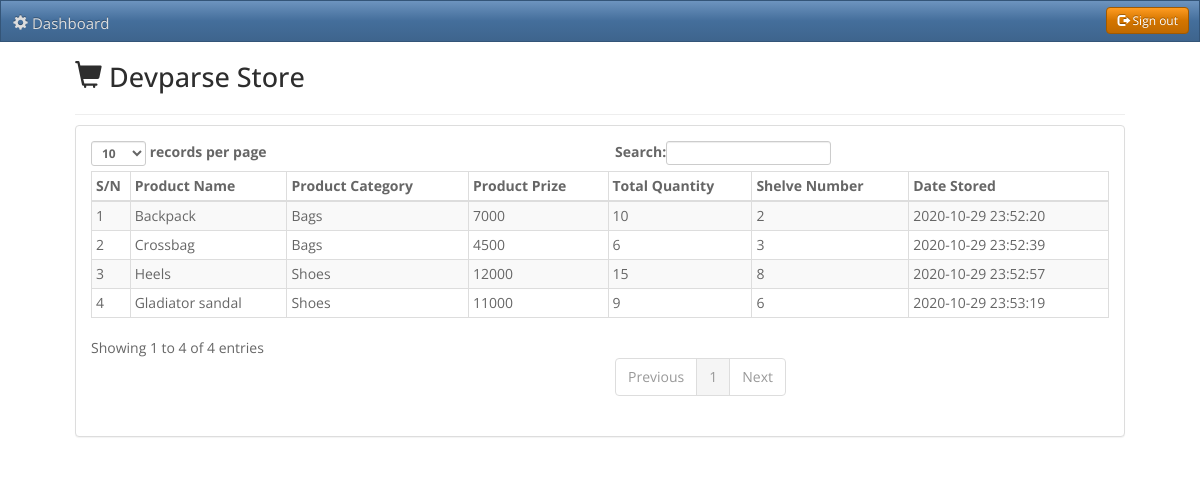
The app's page /stock.php (signed in) with its own data.
### tables this page shows
CREATE TABLE `tbl_site_details` (
  `id` int(11) NOT NULL,
  `sitename` varchar(200) NOT NULL,
  `site_address` longtext NOT NULL
);

CREATE TABLE `tbl_totalproduct` (
  `id` int(11) NOT NULL,
  `productname` varchar(200) NOT NULL,
  `productcat` varchar(200) NOT NULL,
  `prize` varchar(200) NOT NULL,
  `qty` varchar(200) NOT NULL,
  `shelve` varchar(200) NOT NULL,
  `datetime` timestamp NOT NULL DEFAULT current_timestamp() ON UPDATE current_timestamp()
);

### includes/gen_function.php (called while the page is built, shortened)
<?php
function siteDetails( $field ){
	$connect = new dbconnection();
	$con = $connect->connect();
		$qline = "SELECT `$field` FROM tbl_site_details";
		$runquery = @mysqli_query($con, $qline);
		$row = @mysqli_fetch_array($runquery);
		return $row[$field];
}
?>

### stock.php (the view, shortened to what this page needs)
<?php
include("includes/gen_function.php");
?>
<!DOCTYPE html>
    <head>
        <?php include("includes/links.php"); ?>
</head>
<body>
<div class="container theme-spacelab theme-compact">
    <?php include("includes/admin_nav.php"); ?>
<div class="page-header">
    <h1><i class="glyphicon glyphicon-shopping-cart"></i> <?php echo siteDetails("sitename"); ?> Store</h1>
</div>
            <div class="row">
                <div class="col-lg-12">
                    <div class="panel panel-default">
                        <div class="panel-body">
                            <div class="table-responsive">
                                <table class="table table-striped table-bordered table-hover" id="dataTables-example">
                                    <thead>
                                        <tr>
                                            <th>S/N</th>
                                            <th>Product Name</th>
                                            <th>Product Category</th>
                                            <th>Product Prize</th>
                                            <th>Total Quantity</th>
                                            <th>Shelve Number</th>
                                            <th>Date Stored</th>
                                        </tr>
                                    </thead>
                                    <tbody>
                                        <?php
                                    $row = mysqli_query($con, "SELECT * FROM tbl_totalproduct");
                                    $count = 1;
                                    while($getRow = mysqli_fetch_array($row)){ ?>
                                        <tr>
                                            <td><?php echo $count++; ?></td>
                                            <td><?php echo $getRow['productname']; ?></td>
                                            <td><?php echo $getRow['productcat']; ?></td>
                                            <td><?php echo $getRow['prize']; ?></td>
                                            <td><?php echo $getRow['qty']; ?></td>
                                            <td><?php echo $getRow['shelve']; ?></td>
                                            <td><?php echo $getRow['datetime']; ?></td>
                                        </tr>
                                    <?php } ?>
                                    </tbody>
                                </table>
                            </div>
                        </div>
                    </div>
                </div>
        </div>
</div>
</body>

### records on screen
tbl_site_details: sitename "Devparse"
tbl_totalproduct: productname "Backpack", productcat "Bags", prize "7000", qty "10", shelve "2", datetime "2020-10-29 23:52:20"
tbl_totalproduct: productname "Crossbag", productcat "Bags", prize "4500", qty "6", shelve "3", datetime "2020-10-29 23:52:39"
tbl_totalproduct: productname "Heels", productcat "Shoes", prize "12000", qty "15", shelve "8", datetime "2020-10-29 23:52:57"
tbl_totalproduct: productname "Gladiator sandal", productcat "Shoes", prize "11000", qty "9", shelve "6", datetime "2020-10-29 23:53:19"
